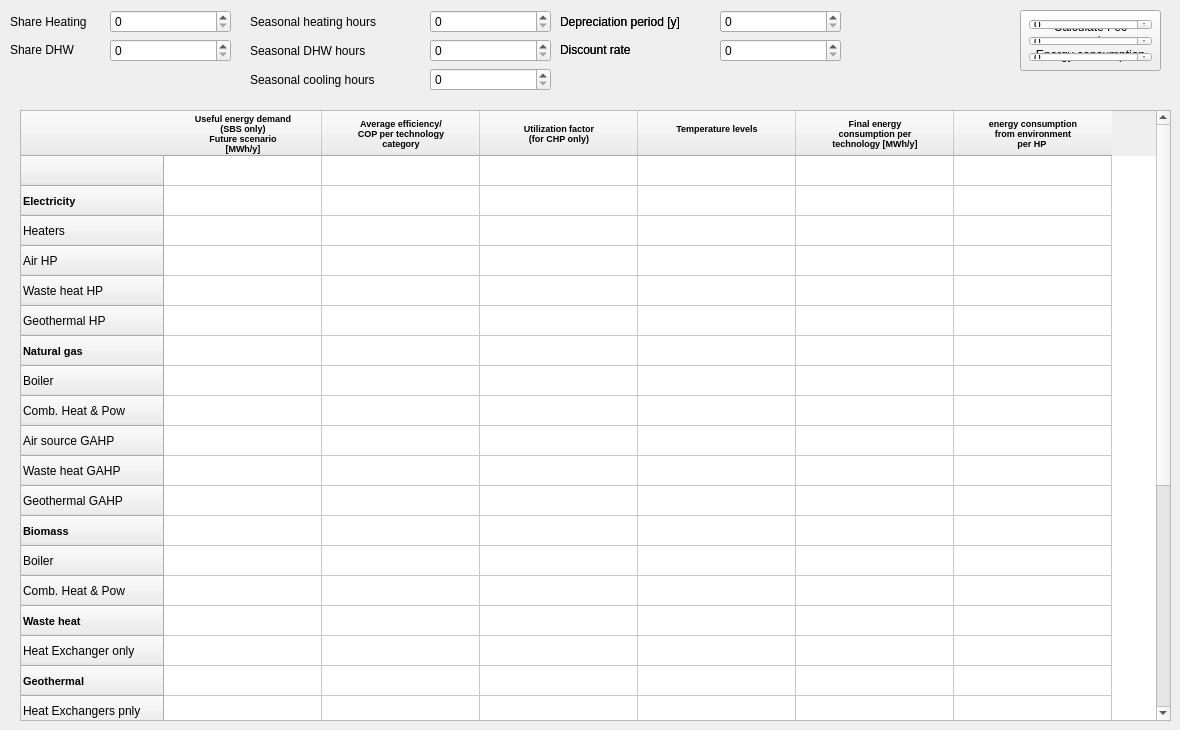
          <widget class="QWidget" name="tab_3">
           <attribute name="title">
            <string>Heating + DHW </string>
           </attribute>
           <widget class="QTableWidget" name="sim_sbs_hdhw_Source">
            <property name="geometry">
             <rect>
              <x>20</x>
              <y>110</y>
              <width>1151</width>
              <height>611</height>
             </rect>
            </property>
            <attribute name="horizontalHeaderDefaultSectionSize">
             <number>158</number>
            </attribute>
            <attribute name="horizontalHeaderMinimumSectionSize">
             <number>45</number>
            </attribute>
            <attribute name="verticalHeaderMinimumSectionSize">
             <number>15</number>
            </attribute>
            <row>
             <property name="text">
              <string/>
             </property>
            </row>
            <row>
             <property name="text">
              <string>Electricity</string>
             </property>
             <property name="font">
              <font>
               <pointsize>8</pointsize>
               <weight>75</weight>
               <bold>true</bold>
              </font>
             </property>
            </row>
            <row>
             <property name="text">
              <string>Heaters</string>
             </property>
            </row>
            <row>
             <property name="text">
              <string>Air HP</string>
             </property>
            </row>
            <row>
             <property name="text">
              <string>Waste heat HP</string>
             </property>
            </row>
            <row>
             <property name="text">
              <string>Geothermal HP</string>
             </property>
            </row>
            <row>
             <property name="text">
              <string>Natural gas</string>
             </property>
             <property name="font">
              <font>
               <pointsize>8</pointsize>
               <weight>75</weight>
               <bold>true</bold>
              </font>
             </property>
            </row>
            <row>
             <property name="text">
              <string>Boiler</string>
             </property>
            </row>
            <row>
             <property name="text">
              <string>Comb. Heat &amp; Pow</string>
             </property>
            </row>
            <row>
             <property name="text">
              <string>Air source GAHP</string>
             </property>
            </row>
            <row>
             <property name="text">
              <string>Waste heat GAHP </string>
             </property>
            </row>
            <row>
             <property name="text">
              <string>Geothermal GAHP </string>
             </property>
            </row>
            <row>
             <property name="text">
              <string>Biomass</string>
             </property>
             <property name="font">
              <font>
               <pointsize>8</pointsize>
               <weight>75</weight>
               <bold>true</bold>
              </font>
             </property>
            </row>
            <row>
             <property name="text">
              <string>Boiler</string>
             </property>
            </row>
            <row>
             <property name="text">
              <string>Comb. Heat &amp; Pow</string>
             </property>
            </row>
            <row>
             <property name="text">
              <string>Waste heat</string>
             </property>
             <property name="font">
              <font>
               <pointsize>8</pointsize>
               <weight>75</weight>
               <bold>true</bold>
              </font>
             </property>
            </row>
            <row>
             <property name="text">
              <string>Heat Exchanger only</string>
             </property>
            </row>
            <row>
             <property name="text">
              <string>Geothermal</string>
             </property>
             <property name="font">
              <font>
               <pointsize>8</pointsize>
               <weight>75</weight>
               <bold>true</bold>
              </font>
             </property>
            </row>
            <row>
             <property name="text">
              <string>Heat Exchangers pnly</string>
             </property>
            </row>
            <row>
             <property name="text">
              <string>Heating oil</string>
             </property>
             <property name="font">
              <font>
               <pointsize>8</pointsize>
               <weight>75</weight>
               <bold>true</bold>
              </font>
             </property>
            </row>
            <row>
             <property name="text">
              <string>Boiler</string>
             </property>
            </row>
            <row>
             <property name="text">
              <string>Coal/Peat</string>
             </property>
             <property name="font">
              <font>
               <pointsize>8</pointsize>
               <weight>75</weight>
               <bold>true</bold>
              </font>
             </property>
            </row>
            <row>
             <property name="text">
              <string>Boilers</string>
             </property>
            </row>
            <row>
             <property name="text">
              <string>Solar</string>
             </property>
             <property name="font">
              <font>
               <pointsize>8</pointsize>
               <weight>75</weight>
               <bold>true</bold>
              </font>
             </property>
            </row>
            <row>
             <property name="text">
              <string>Flat plate solar 
thermal collectors</string>
             </property>
            </row>
            <row>
             <property name="text">
              <string>Evacuated tube Solar 
thermal collectors (ETC)</string>
             </property>
            </row>
            <row>
             <property name="text">
              <string>Other</string>
             </property>
             <property name="font">
              <font>
               <pointsize>8</pointsize>
               <weight>75</weight>
               <bold>true</bold>
              </font>
             </property>
            </row>
            <row>
             <property name="text">
              <string>Other</string>
             </property>
            </row>
            <row>
             <property name="text">
              <string>Total</string>
             </property>
            </row>
            <column>
             <property name="text">
              <string>Useful energy demand 
(SBS only)
Future scenario
[MWh/y]</string>
             </property>
             <property name="font">
              <font>
               <pointsize>7</pointsize>
               <weight>75</weight>
               <bold>true</bold>
              </font>
             </property>
            </column>
            <column>
             <property name="text">
              <string>Average efficiency/
COP per technology 
category</string>
             </property>
             <property name="font">
              <font>
               <pointsize>7</pointsize>
               <weight>75</weight>
               <bold>true</bold>
              </font>
             </property>
            </column>
            <column>
             <property name="text">
              <string>Utilization factor
(for CHP only)</string>
             </property>
             <property name="font">
              <font>
               <pointsize>7</pointsize>
               <weight>75</weight>
               <bold>true</bold>
              </font>
             </property>
            </column>
            <column>
             <property name="text">
              <string>Temperature levels
</string>
             </property>
             <property name="font">
              <font>
               <pointsize>7</pointsize>
               <weight>75</weight>
               <bold>true</bold>
              </font>
             </property>
            </column>
            <column>
             <property name="text">
              <string>Final energy 
consumption per 
technology [MWh/y]</string>
             </property>
             <property name="font">
              <font>
               <pointsize>7</pointsize>
               <weight>75</weight>
               <bold>true</bold>
              </font>
             </property>
            </column>
            <column>
             <property name="text">
              <string>energy consumption 
from environment 
per HP </string>
             </property>
             <property name="font">
              <font>
               <pointsize>7</pointsize>
               <weight>75</weight>
               <bold>true</bold>
              </font>
             </property>
            </column>
           </widget>
           <widget class="QPushButton" name="btn_fec">
            <property name="geometry">
             <rect>
              <x>1020</x>
              <y>10</y>
              <width>141</width>
              <height>61</height>
             </rect>
            </property>
            <property name="text">
             <string>Calculate Fec 
and 
Energy consumption</string>
            </property>
            <layout class="QVBoxLayout" name="verticalLayout_8">
             <item>
              <widget class="QSpinBox" name="sbs_heat_h"/>
             </item>
             <item>
              <widget class="QSpinBox" name="sbs_dhw_h"/>
             </item>
             <item>
              <widget class="QSpinBox" name="sbs_cool_h"/>
             </item>
            </layout>
           </widget>
           <widget class="QWidget" name="verticalLayoutWidget_9">
            <property name="geometry">
             <rect>
              <x>560</x>
              <y>10</y>
              <width>151</width>
              <height>51</height>
             </rect>
            </property>
            <layout class="QVBoxLayout" name="verticalLayout_9">
             <item>
              <widget class="QLabel" name="label_16">
               <property name="text">
                <string>Depreciation period [y]</string>
               </property>
              </widget>
             </item>
             <item>
              <widget class="QLabel" name="label_29">
               <property name="text">
                <string>Discount rate</string>
               </property>
              </widget>
             </item>
            </layout>
           </widget>
           <widget class="QWidget" name="verticalLayoutWidget_10">
            <property name="geometry">
             <rect>
              <x>720</x>
              <y>10</y>
              <width>121</width>
              <height>53</height>
             </rect>
            </property>
            <layout class="QVBoxLayout" name="verticalLayout_10">
             <item>
              <widget class="QSpinBox" name="period"/>
             </item>
             <item>
              <widget class="QSpinBox" name="rate"/>
             </item>
            </layout>
           </widget>
           <widget class="QWidget" name="verticalLayoutWidget_5">
            <property name="geometry">
             <rect>
              <x>10</x>
              <y>10</y>
              <width>91</width>
              <height>51</height>
             </rect>
            </property>
            <layout class="QVBoxLayout" name="verticalLayout_5">
             <item>
              <widget class="QLabel" name="label_7">
               <property name="text">
                <string>Share Heating</string>
               </property>
              </widget>
             </item>
             <item>
              <widget class="QLabel" name="label_8">
               <property name="text">
                <string>Share DHW</string>
               </property>
              </widget>
             </item>
            </layout>
           </widget>
           <widget class="QWidget" name="verticalLayoutWidget_6">
            <property name="geometry">
             <rect>
              <x>110</x>
              <y>10</y>
              <width>121</width>
              <height>53</height>
             </rect>
            </property>
            <layout class="QVBoxLayout" name="verticalLayout_6">
             <item>
              <widget class="QSpinBox" name="sbs_heat"/>
             </item>
             <item>
              <widget class="QSpinBox" name="sbs_dhw"/>
             </item>
            </layout>
           </widget>
           <widget class="QWidget" name="verticalLayoutWidget_7">
            <property name="geometry">
             <rect>
              <x>250</x>
              <y>10</y>
              <width>171</width>
              <height>81</height>
             </rect>
            </property>
            <layout class="QVBoxLayout" name="verticalLayout_7">
             <item>
              <widget class="QLabel" name="label_9">
               <property name="text">
                <string>Seasonal heating hours</string>
               </property>
              </widget>
             </item>
             <item>
              <widget class="QLabel" name="label_10">
               <property name="text">
                <string>Seasonal DHW hours</string>
               </property>
              </widget>
             </item>
             <item>
              <widget class="QLabel" name="label_13">
               <property name="text">
                <string>Seasonal cooling hours</string>
               </property>
              </widget>
             </item>
            </layout>
           </widget>
           <widget class="QWidget" name="verticalLayoutWidget_8">
            <property name="geometry">
             <rect>
              <x>430</x>
              <y>10</y>
              <width>121</width>
              <height>82</height>
             </rect>
            </property>
            <layout class="QVBoxLayout" name="verticalLayout_8">
             <item>
              <widget class="QSpinBox" name="sbs_heat_h"/>
             </item>
             <item>
              <widget class="QSpinBox" name="sbs_dhw_h"/>
             </item>
             <item>
              <widget class="QSpinBox" name="sbs_cool_h"/>
             </item>
            </layout>
           </widget>
           <widget class="QWidget" name="verticalLayoutWidget_9">
            <property name="geometry">
             <rect>
              <x>560</x>
              <y>10</y>
              <width>151</width>
              <height>51</height>
             </rect>
            </property>
            <layout class="QVBoxLayout" name="verticalLayout_9">
             <item>
              <widget class="QLabel" name="label_16">
               <property name="text">
                <string>Depreciation period [y]</string>
               </property>
              </widget>
             </item>
             <item>
              <widget class="QLabel" name="label_29">
               <property name="text">
                <string>Discount rate</string>
               </property>
              </widget>
             </item>
            </layout>
           </widget>
           <widget class="QWidget" name="verticalLayoutWidget_10">
            <property name="geometry">
             <rect>
              <x>720</x>
              <y>10</y>
              <width>121</width>
              <height>53</height>
             </rect>
            </property>
            <layout class="QVBoxLayout" name="verticalLayout_10">
             <item>
              <widget class="QSpinBox" name="period"/>
             </item>
             <item>
              <widget class="QSpinBox" name="rate"/>
             </item>
            </layout>
           </widget>
          </widget>
